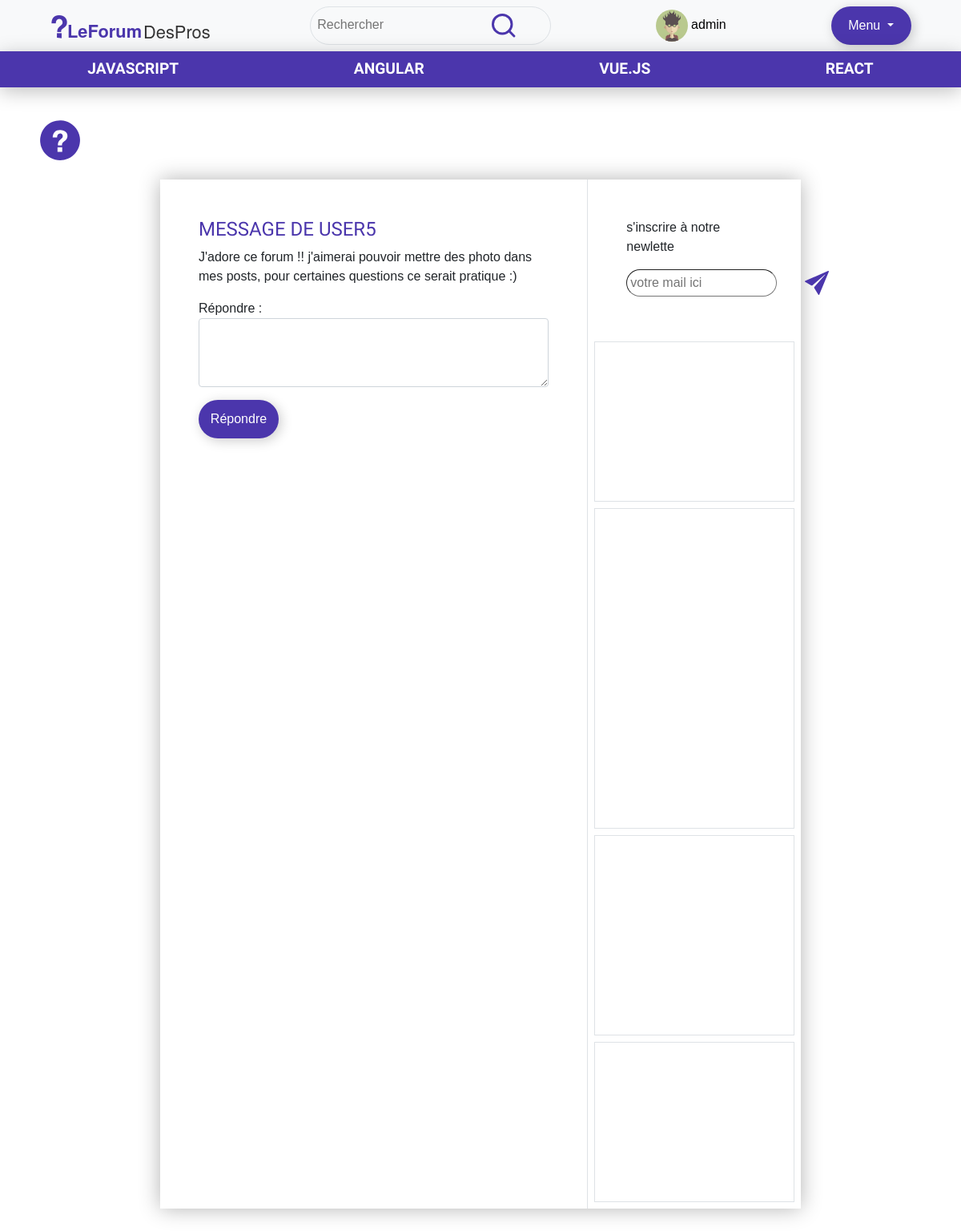
The app's page /index.php?action=readMessage&idMessage=19 (signed in) with its own data.
### tables this page shows
CREATE TABLE `cat` (
  `id` int(11) NOT NULL,
  `categorie` varchar(100) NOT NULL,
  `def` text NOT NULL
);

CREATE TABLE `message` (
  `id` int(11) NOT NULL,
  `id_user` int(11) NOT NULL,
  `message` text NOT NULL,
  `vu` tinyint(1) NOT NULL
);

CREATE TABLE `user` (
  `id` int(11) NOT NULL,
  `pseudo` varchar(100) NOT NULL,
  `mail` varchar(150) NOT NULL,
  `mdp` varchar(200) NOT NULL,
  `role` varchar(50) NOT NULL DEFAULT 'user',
  `idUserProfil` int(11) NOT NULL
);

### vues/readMessage.php (the view, shortened to what this page needs)
<?php
    if(isset($_GET['idMessage'])){
        $idMessage = $_GET['idMessage'];
        $getMessageById = $bdd->prepare("SELECT `message`.*, `user`.`pseudo`
        FROM `message`
        INNER JOIN `user` ON `message`.`id_user` = `user`.`id`
        WHERE `message`.`id` = :id");
        $getMessageById->execute([
            'id' => $idMessage
        ]);
        $Message = $getMessageById->fetch();
    }
    include('include/nav.php');
?>
<div class="admin marge page d-flex">
    <div class="feed col-8 p-5">
        <h4>Message de <?=$Message['pseudo']?></h4>
        <p><?=$Message['message']?></p>
        <?php
            $reponseExist = $bdd->prepare("SELECT * FROM reponse WHERE id_message = :idMessage");
            $reponseExist->execute([
                'idMessage' => $Message['id']
            ]);
            $Reponse = $reponseExist->fetch();
            $nbReponse = $reponseExist->rowCount();
            if($nbReponse > 0) { ?>
                <div class="border border-1 p-3">
                    <p><b>Votre réponse : </b></p>
                    <p><?=$Reponse['reponse']?></p>
                </div>
            <?php } else { ?>
                <form action="?action=sendReponse&idMessage=<?=$Message['id']?>" method="POST">
                    <div class="form-group">
                        <label for="reponse">Répondre :  </label>
                        <textarea class="form-control" name="reponse" id="reponse" rows="3"></textarea>
                        <button type="submit" class="button mt-3">Répondre</button>
                    </div>
                </form>
            <?php } ?>
    </div>
    <?php include('include/sidebar.php') ?>
</div>

### vues/include/nav.php (shortened to what this page needs)
<?php
    $getCat = $bdd->prepare('SELECT * FROM cat');
    $getCat->execute();
?>
<div class="fixed-top">
    <nav class="navbar d-flex justify-content-around bg-light">
        <a href="index.php?action=home"><img src="images/logo.svg" alt="logo" width="200px"></a>
        <div class="search border border-1 p-2 rounded-pill">
            <form action="?action=search" method="POST">
                <div class="form-group">
                    <input type="text" id="contenuSearch" name="contenuSearch" class="contenuSearch" placeholder="Rechercher">
                    <button type="submit"><img src="images/search.svg" alt="search" width="30px"></button>
                </div>
            </form>
        </div>
        <?php if(isset($_SESSION['id'])){ ?>
                <button class="bg-transparent" type="button" data-bs-toggle="modal" data-bs-target="#userProfil">
                    <img src="images/user/<?=$_SESSION['avatar']?>.svg" width="40px" alt=""> <?=$_SESSION['pseudo']?>
                </button>
                <div class="dropdown">
                    <button class="button dropdown-toggle" type="button" id="dropdownMenuButton1" data-bs-toggle="dropdown" aria-expanded="false">
                        Menu
                    </button>
                </div>
        <?php } else { ?>
            <a class="link" href="index.php?action=connexion">Se connecter</a>
        <?php } ?>
    </nav>
    <nav class="navbar list-categorie d-flex justify-content-around">
        <?php while($c = $getCat->fetch()){ ?>
            <a href="index.php?action=pageCategorie&idCat=<?=$c['id']?>"><?=$c['categorie']?></a>
        <?php } ?>
    </nav>
</div>

### asset/main.css (style rules this page uses)
* { margin: 0; padding: 0; font-family: Helvetica, sans-serif; }
.marge { margin-left: 200px; margin-right: 200px; margin-top: 200px; margin-bottom: 50px; }
a { text-decoration: none !important; }
button { border: none; min-width: 100px; }
.button { background-color: #4B36AC; color: white; border-radius:50px; padding: 12px 10px 12px 10px; box-shadow: 3px 3px 15px rgba(0, 0, 0, .20); text-decoration: none; transition: all .3s ease; }
h2, h4 { font-family: 'Viga', sans-serif; color: #4B36AC; text-transform: uppercase; }
.page { box-shadow: 0px 0px 25px rgba(0, 0, 0, .30); background-color: white; }
nav.list-categorie { background-color: #4B36AC; box-shadow: 0px 5px 25px rgba(0, 0, 0, .25); }
nav.list-categorie a { font-family: 'Viga', sans-serif; color: white; text-transform: uppercase; font-size: 1.2em; font-weight: bold; text-decoration: none; transition: opacity .2s ease; }
.search form input { border: none; background: transparent; }
.search form button { border: none; background: transparent; }

### records on screen
cat: categorie "JAVASCRIPT"
cat: categorie "ANGULAR"
cat: categorie "VUE.JS"
cat: categorie "REACT"
message: id_user.pseudo "USER5", message "J'adore ce forum !! j'aimerai pouvoir mettre des photo dans mes posts, pour certaines questions ce serait pratique :)"

### other values on screen
$_SESSION['pseudo'] "admin"
